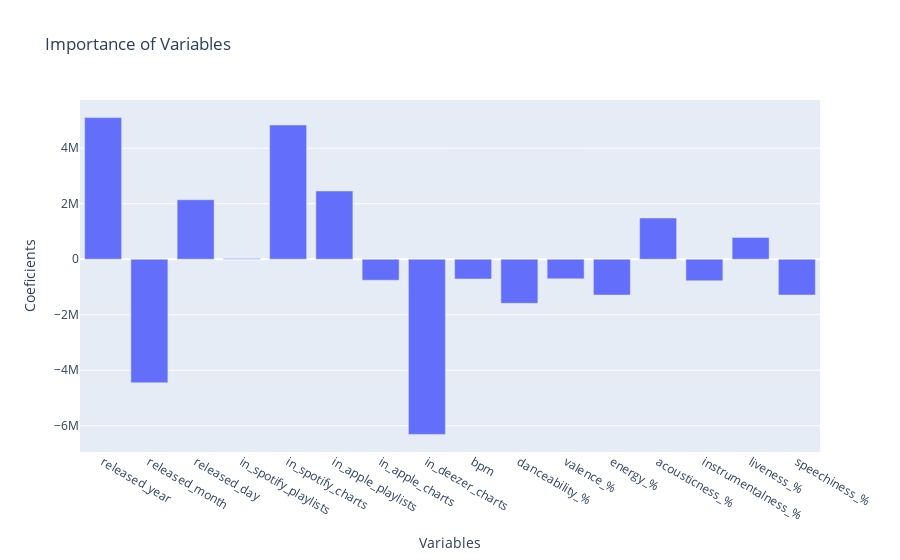

Here is the notebook cell this chart was saved with:
### Markdown cell above
Las variables más significativas son aquellas con un coeficiente mayor (en valor absoluto).

Por lo tanto, podemos categorizar como las métricas más importantes a:

- released_year
- released_month
- released_day
- in_spotify_playlists
- in_apple_playlists
- in_deezer_charts
- energy_%

### Code cell
# F - ¿Cuáles son las variables que mejor predicen las canciones que están por encima el percentil 50? 
import statistics

median = statistics.median(df_model['streams'])

df_model = df_model[(df_model > median).any(1)]
y = df_model['streams']
X = df_model.loc[:, df_model.columns != 'streams']
X = X.loc[:, X.columns != 'artist_count']


lin_reg = LinearRegression()
lin_reg.fit(X,y)
print("Linear Regression Score: ",lin_reg.score(X, y))
lr_coef_importance = lin_reg.coef_

print(lr_coef_importance)
data = [
    go.Bar(
        x = X.columns,
        y = lr_coef_importance,
        width= np.repeat(0.8,len(X.columns)) # Cambiar la anchura de cada barra

    )
]

layout = go.Layout(barmode = "group",title = "Importance of Variables", xaxis_title="Variables", yaxis_title="Coeficients")

fig = go.Figure(data = data, layout = layout)
fig.show()

### Figure 1 — Plotly figure (JSON) as saved in the notebook; plotly's stock layout.template omitted (floating-point values rounded to 4 significant figures)
{"data": [{"type": "bar", "width": [0.8, 0.8, 0.8, 0.8, 0.8, 0.8, 0.8, 0.8, 0.8, 0.8, 0.8, 0.8, 0.8, 0.8, 0.8, 0.8], "x": ["released_year", "released_month", "released_day", "in_spotify_playlists", "in_spotify_charts", "in_apple_playlists", "in_apple_charts", "in_deezer_charts", "bpm", "danceability_%", "valence_%", "energy_%", "acousticness_%", "instrumentalness_%", "liveness_%", "speechiness_%"], "y": [5103000.0, -4452000.0, 2144000.0, 30520.0, 4835000.0, 2460000.0, -758100.0, -6311000.0, -713400.0, -1589000.0, -707600.0, -1290000.0, 1485000.0, -778000.0, 786700.0, -1288000.0]}], "layout": {"barmode": "group", "title": {"text": "Importance of Variables"}, "xaxis": {"title": {"text": "Variables"}}, "yaxis": {"title": {"text": "Coeficients"}}}}
